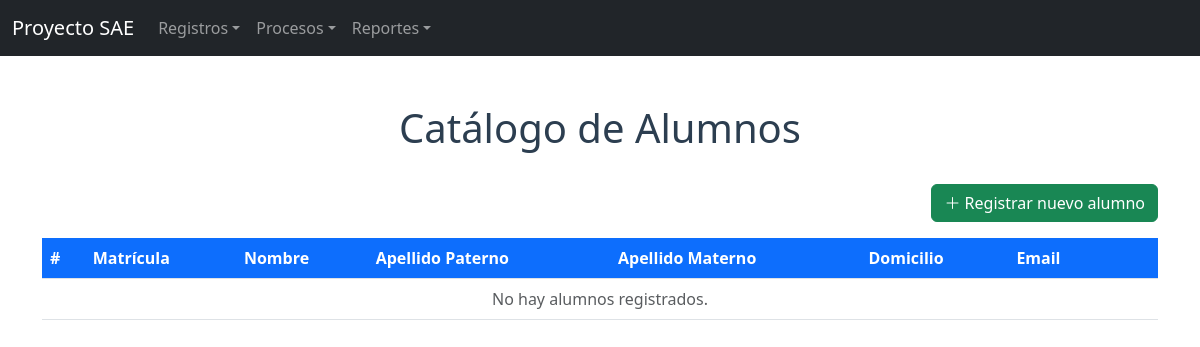
/proyecto_sae/Cruds/crudalumnos.php, run on an earlier commit of the app's database.
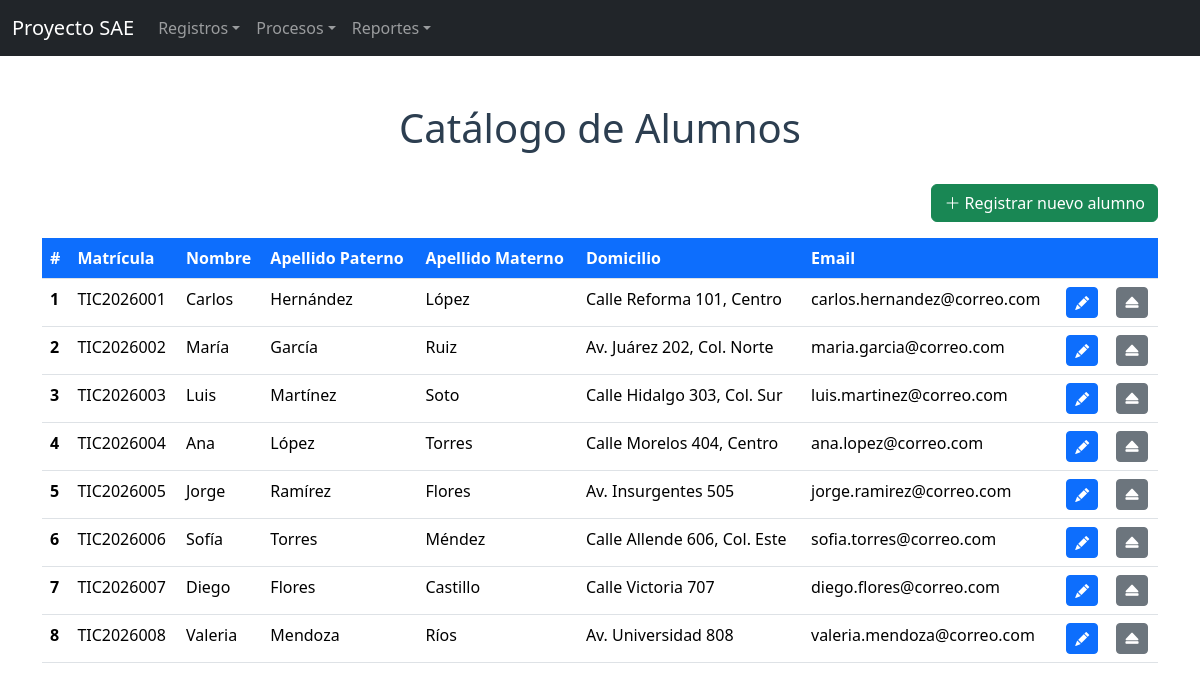
And on a later commit of the database.
### tables this page shows
CREATE TABLE alumnos (
    ID_ALUMNOS        INT AUTO_INCREMENT PRIMARY KEY,
    MATRICULA         VARCHAR(15) NOT NULL,
    NOMBRE            VARCHAR(30) NOT NULL,
    APELLIDO_PATERNO  VARCHAR(15) NOT NULL,
    APELLIDO_MATERNO  VARCHAR(15) NOT NULL,
    DOMICILIO         VARCHAR(80) NOT NULL,
    CORREO            VARCHAR(50) NOT NULL,
    TELEFONO          VARCHAR(35) NOT NULL,
    ESTATUS           VARCHAR(4)  NOT NULL DEFAULT 'ALTA'
);

### proyecto_sae/Cruds/conexion.php (called while the page is built, shortened)
<?php
$base = preg_replace('#/(Cruds|formularios)/.*$#i', '', $_SERVER['SCRIPT_NAME']);
$servidor = "localhost";
$usuario  = "root";
$password = "";
$base_datos = "proyecto_sae";
$conexion = new mysqli($servidor, $usuario, $password, $base_datos);
$conexion->set_charset("utf8mb4");
return $conexion;

### proyecto_sae/Cruds/crudalumnos.php (the view, shortened to what this page needs)
<?php
$mysqli = include "conexion.php";
$resultado = $mysqli->query("SELECT ID_ALUMNOS AS idalum, MATRICULA AS matricula, NOMBRE AS nombre, APELLIDO_PATERNO AS apaterno, APELLIDO_MATERNO AS amaterno, DOMICILIO AS domicilio, CORREO AS correo, TELEFONO AS telefono FROM alumnos WHERE ESTATUS = 'ALTA'");
$alumnos = $resultado->fetch_all(MYSQLI_ASSOC);
?>
<!DOCTYPE html>
<html lang="es">
<head>
    <link href="<?= $base ?>/assets/css/bootstrap.min.css" rel="stylesheet">
    <link rel="stylesheet" href="<?= $base ?>/assets/css/bootstrap-icons.css">
</head>
<body>
<?php include __DIR__ . "/../NavBar/navbar.php"; ?>
<div class="container">
    <br><br>
    <h1 align="center">Catálogo de Alumnos</h1>
    <br>
    <div class="d-flex justify-content-end mb-3">
        <a href="<?= $base ?>/formularios/alta/Formulario_Alumnos.php" class="btn btn-success">
            <i class="bi bi-plus-lg"></i> Registrar nuevo alumno
        </a>
    </div>
    <table class="table">
        <thead class="thead-dark">
            <tr>
                <th scope="col">#</th>
                <th scope="col">Matrícula</th>
                <th scope="col">Nombre</th>
                <th scope="col">Apellido Paterno</th>
                <th scope="col">Apellido Materno</th>
                <th scope="col">Domicilio</th>
                <th scope="col">Email</th>
                <th scope="col"></th>
                <th scope="col"></th>
            </tr>
        </thead>
        <tbody>
<?php if (count($alumnos) === 0) { ?>
            <tr>
                <td colspan="9" class="text-center text-muted">No hay alumnos registrados.</td>
            </tr>
<?php } ?>
<?php foreach ($alumnos as $alumno) { ?>
            <tr>
                <th scope="row"><?php echo $alumno["idalum"]; ?></th>
                <td><?php echo htmlspecialchars($alumno["matricula"]); ?></td>
                <td><?php echo htmlspecialchars($alumno["nombre"]); ?></td>
                <td><?php echo htmlspecialchars($alumno["apaterno"]); ?></td>
                <td><?php echo htmlspecialchars($alumno["amaterno"]); ?></td>
                <td><?php echo htmlspecialchars($alumno["domicilio"]); ?></td>
                <td><?php echo htmlspecialchars($alumno["correo"]); ?></td>
                <td>
                    <a href="<?= $base ?>/formularios/modificar/Modificar_Alumnos.php?id=<?php echo $alumno["idalum"]; ?>" class="btn btn-sm btn-primary" title="Modificar">
                        <i class="bi bi-pencil-fill"></i>
                    </a>
                </td>
                <td>
                    <a href="crudalumnos.php?baja=<?php echo $alumno["idalum"]; ?>" class="btn btn-sm btn-secondary" title="Baja" onclick="return confirm('¿Dar de baja este alumno?');">
                        <i class="bi bi-eject-fill"></i>
                    </a>
                </td>
            </tr>
<?php } ?>
        </tbody>
    </table>
</div>
</body>
</html>

What changed in the data, as far as the page shows it:
added alumnos: ID_ALUMNOS "1", MATRICULA "TIC2026001", NOMBRE "Carlos", APELLIDO_PATERNO "Hernández", APELLIDO_MATERNO "López", DOMICILIO "Calle Reforma 101, Centro", CORREO "carlos.hernandez@correo.com"
added alumnos: ID_ALUMNOS "2", MATRICULA "TIC2026002", NOMBRE "María", APELLIDO_PATERNO "García", APELLIDO_MATERNO "Ruiz", DOMICILIO "Av. Juárez 202, Col. Norte", CORREO "maria.garcia@correo.com"
added alumnos: ID_ALUMNOS "3", MATRICULA "TIC2026003", NOMBRE "Luis", APELLIDO_PATERNO "Martínez", APELLIDO_MATERNO "Soto", DOMICILIO "Calle Hidalgo 303, Col. Sur", CORREO "luis.martinez@correo.com"
added alumnos: ID_ALUMNOS "4", MATRICULA "TIC2026004", NOMBRE "Ana", APELLIDO_PATERNO "López", APELLIDO_MATERNO "Torres", DOMICILIO "Calle Morelos 404, Centro", CORREO "ana.lopez@correo.com"
added alumnos: ID_ALUMNOS "5", MATRICULA "TIC2026005", NOMBRE "Jorge", APELLIDO_PATERNO "Ramírez", APELLIDO_MATERNO "Flores", DOMICILIO "Av. Insurgentes 505", CORREO "jorge.ramirez@correo.com"
added alumnos: ID_ALUMNOS "6", MATRICULA "TIC2026006", NOMBRE "Sofía", APELLIDO_PATERNO "Torres", APELLIDO_MATERNO "Méndez", DOMICILIO "Calle Allende 606, Col. Este", CORREO "sofia.torres@correo.com"
added alumnos: ID_ALUMNOS "7", MATRICULA "TIC2026007", NOMBRE "Diego", APELLIDO_PATERNO "Flores", APELLIDO_MATERNO "Castillo", DOMICILIO "Calle Victoria 707", CORREO "diego.flores@correo.com"
added alumnos: ID_ALUMNOS "8", MATRICULA "TIC2026008", NOMBRE "Valeria", APELLIDO_PATERNO "Mendoza", APELLIDO_MATERNO "Ríos", DOMICILIO "Av. Universidad 808", CORREO "valeria.mendoza@correo.com"
Also different on the page:
text no longer shown: "No hay alumnos registrados."
